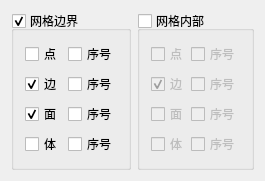
<?xml version="1.0" encoding="UTF-8"?>
<ui version="4.0">
 <class>MeshRenderControlWidget</class>
 <widget class="QWidget" name="MeshRenderControlWidget">
  <property name="geometry">
   <rect>
    <x>0</x>
    <y>0</y>
    <width>237</width>
    <height>132</height>
   </rect>
  </property>
  <property name="windowTitle">
   <string>MeshRenderControlWidget</string>
  </property>
  <layout class="QHBoxLayout" name="horizontalLayout">
   <item>
    <widget class="QGroupBox" name="groupBox_Mesh_Boundary">
     <property name="title">
      <string>网格边界</string>
     </property>
     <property name="checkable">
      <bool>true</bool>
     </property>
     <layout class="QGridLayout" name="gridLayout">
      <item row="2" column="1">
       <widget class="QCheckBox" name="checkBox_Boundary_Faces_Indices">
        <property name="text">
         <string>序号</string>
        </property>
       </widget>
      </item>
      <item row="1" column="0">
       <widget class="QCheckBox" name="checkBox_Boundary_Edges">
        <property name="text">
         <string>边</string>
        </property>
        <property name="checked">
         <bool>true</bool>
        </property>
       </widget>
      </item>
      <item row="1" column="1">
       <widget class="QCheckBox" name="checkBox_Boundary_Edges_Indices">
        <property name="text">
         <string>序号</string>
        </property>
       </widget>
      </item>
      <item row="0" column="1">
       <widget class="QCheckBox" name="checkBox_Boundary_Vertices_Indices">
        <property name="enabled">
         <bool>true</bool>
        </property>
        <property name="text">
         <string>序号</string>
        </property>
       </widget>
      </item>
      <item row="0" column="0">
       <widget class="QCheckBox" name="checkBox_Boundary_Vertices">
        <property name="text">
         <string>点</string>
        </property>
       </widget>
      </item>
      <item row="2" column="0">
       <widget class="QCheckBox" name="checkBox_Boundary_Faces">
        <property name="text">
         <string>面</string>
        </property>
        <property name="checked">
         <bool>true</bool>
        </property>
       </widget>
      </item>
      <item row="3" column="0">
       <widget class="QCheckBox" name="checkBox_Boundary_Cells">
        <property name="text">
         <string>体</string>
        </property>
       </widget>
      </item>
      <item row="3" column="1">
       <widget class="QCheckBox" name="checkBox_Boundary_Cells_Indices">
        <property name="text">
         <string>序号</string>
        </property>
       </widget>
      </item>
     </layout>
    </widget>
   </item>
   <item>
    <widget class="QGroupBox" name="groupBox_Mesh_Inner">
     <property name="title">
      <string>网格内部</string>
     </property>
     <property name="checkable">
      <bool>true</bool>
     </property>
     <property name="checked">
      <bool>false</bool>
     </property>
     <layout class="QGridLayout" name="gridLayout_2">
      <property name="horizontalSpacing">
       <number>3</number>
      </property>
      <item row="0" column="0">
       <widget class="QCheckBox" name="checkBox_Inner_Vertices">
        <property name="text">
         <string>点</string>
        </property>
       </widget>
      </item>
      <item row="0" column="1">
       <widget class="QCheckBox" name="checkBox_Inner_Vertices_Indices">
        <property name="enabled">
         <bool>true</bool>
        </property>
        <property name="text">
         <string>序号</string>
        </property>
       </widget>
      </item>
      <item row="1" column="0">
       <widget class="QCheckBox" name="checkBox_Inner_Edges">
        <property name="text">
         <string>边</string>
        </property>
        <property name="checked">
         <bool>true</bool>
        </property>
       </widget>
      </item>
      <item row="1" column="1">
       <widget class="QCheckBox" name="checkBox_Inner_Edges_Indices">
        <property name="text">
         <string>序号</string>
        </property>
       </widget>
      </item>
      <item row="2" column="1">
       <widget class="QCheckBox" name="checkBox_Inner_Faces_Indices">
        <property name="text">
         <string>序号</string>
        </property>
       </widget>
      </item>
      <item row="2" column="0">
       <widget class="QCheckBox" name="checkBox_Inner_Faces">
        <property name="text">
         <string>面</string>
        </property>
       </widget>
      </item>
      <item row="3" column="0">
       <widget class="QCheckBox" name="checkBox_Inner_Cells">
        <property name="text">
         <string>体</string>
        </property>
       </widget>
      </item>
      <item row="3" column="1">
       <widget class="QCheckBox" name="checkBox_Inner_Cells_Indices">
        <property name="text">
         <string>序号</string>
        </property>
       </widget>
      </item>
     </layout>
    </widget>
   </item>
  </layout>
 </widget>
 <layoutdefault spacing="6" margin="11"/>
 <resources/>
 <connections/>
</ui>
